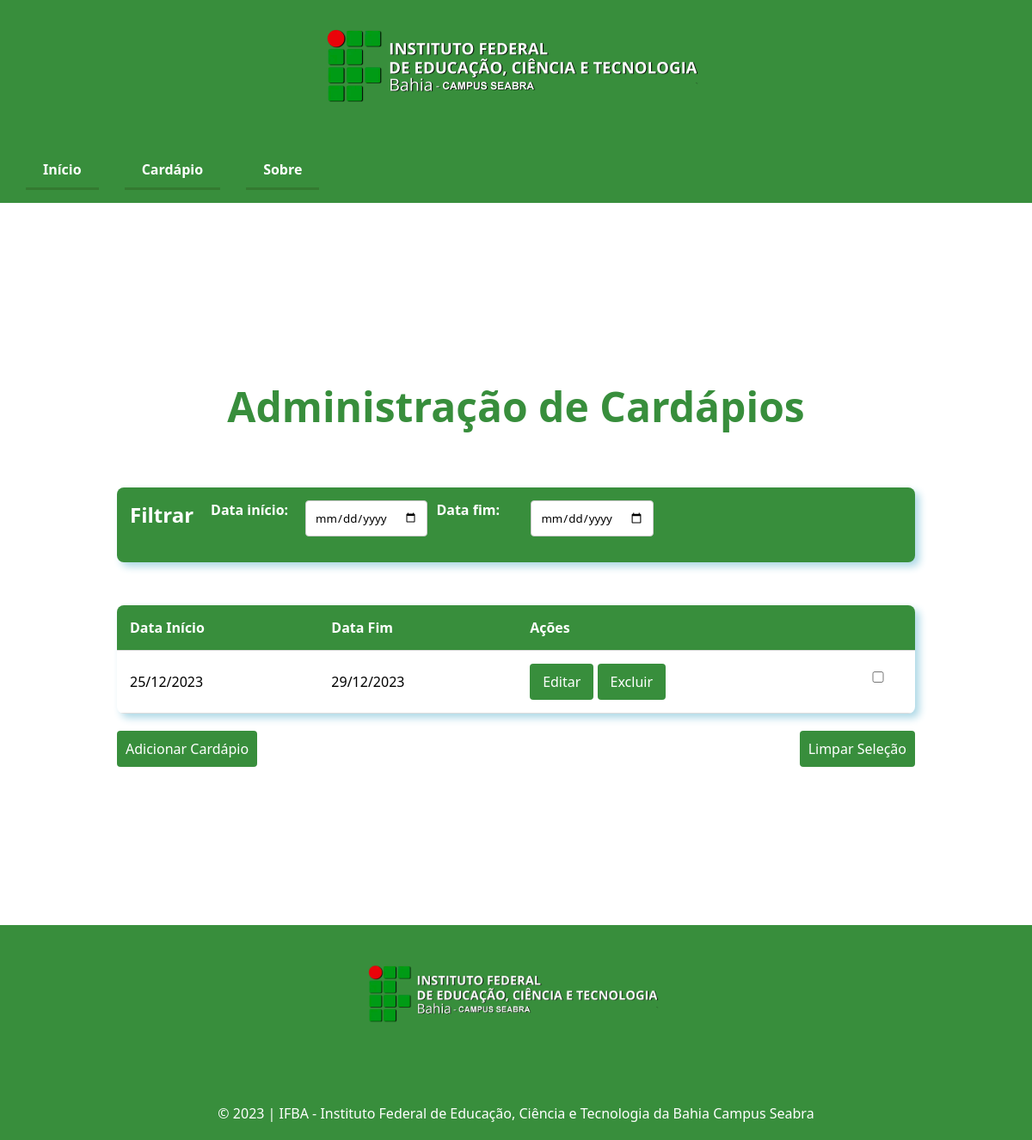
Before: /View/cardapio-admin.php with the older database file.
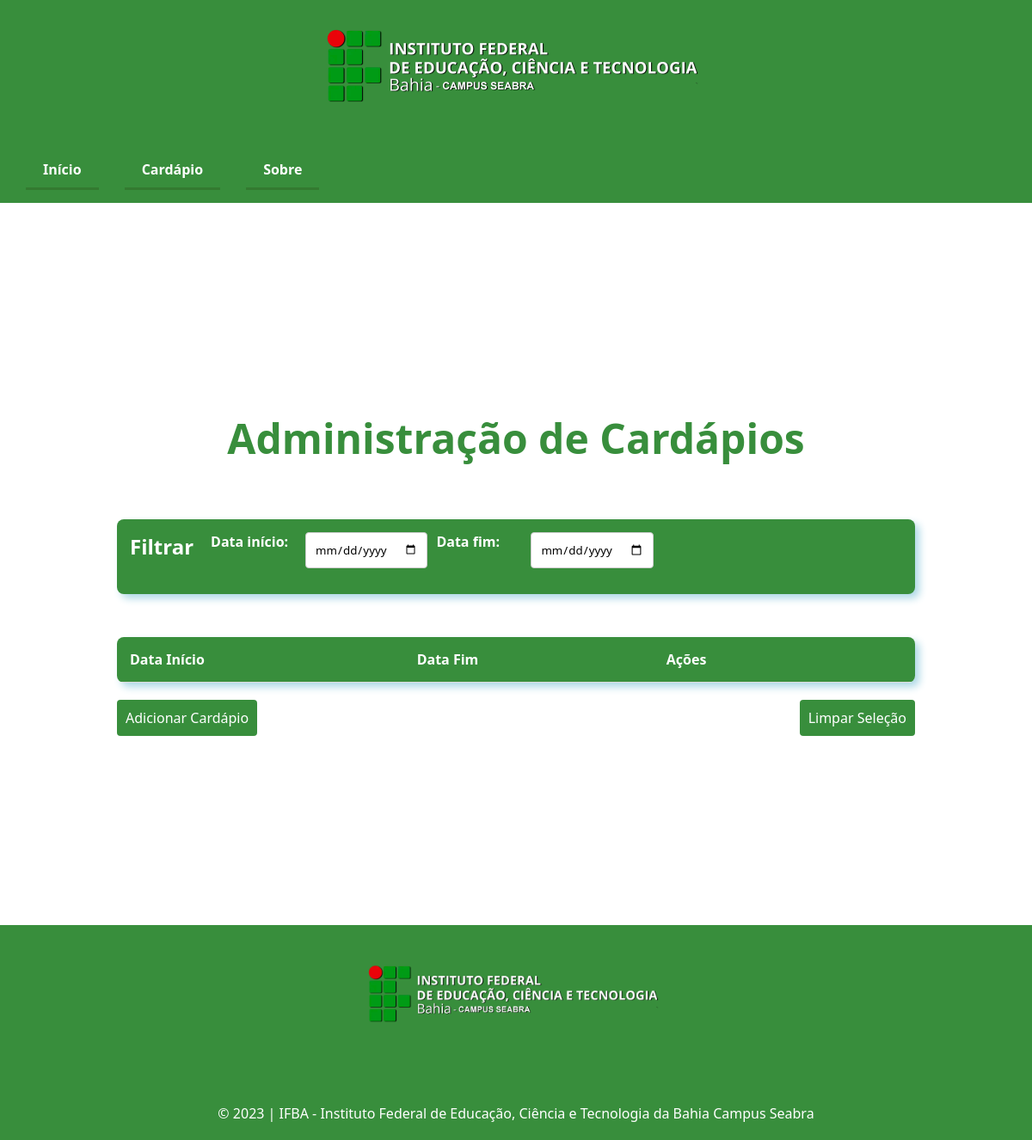
After: the same page with the newer database file.
### tables this page shows
CREATE TABLE `cardapio` (
  `id` int(11) NOT NULL,
  `data_refeicao` date NOT NULL,
  `dia` varchar(255) NOT NULL,
  `principal` varchar(255) NOT NULL,
  `acompanhamento` varchar(255) NOT NULL,
  `sobremesa` varchar(255) NOT NULL
);

### Controller/controller.php (called while the page is built, shortened)
<?php
    class LoginController {
        public function __construct() {
            $path = realpath(__DIR__ . "/..");
            require($path . "/Model/model.php");
            $this->model = new LoginModel();
        }
        public function getCardapio() : array {
            return $this->model->getCardapio();
        }
    }
?>

### Model/model.php (called while the page is built, shortened)
<?php
    class LoginModel {
        public function __construct() {
            require("connect.php");
            $this->conn = $conn;
        }
        public function getCardapio() : array {
            $sql = "SELECT *
            FROM cardapio
            WHERE data_refeicao >= (
                SELECT MAX(data_refeicao)
                FROM cardapio
                WHERE dia = 'segunda'
            ) AND data_refeicao <= DATE_ADD((
                SELECT MAX(data_refeicao)
                FROM cardapio
                WHERE dia = 'segunda'
            ), INTERVAL 4 DAY)
            ORDER BY data_refeicao;
            ";
            $result = $this->conn->query($sql);
            $index = 0;
            if ($result->num_rows > 0) {
                $cardapio = array();
                while ($row = $result->fetch_assoc()) {
                    $cardapio[$index] = array(
                        "dia" => $row['dia'],
                        "data" => $row['data_refeicao'],
                        "principal" => $row['principal'],
                        "acompanhamento" => $row['acompanhamento'],
                        "sobremesa" => $row['sobremesa']
                    );
                    $index++;
                }
                return $cardapio;
            } else {
                return array(null);
            }
        }
    }
?>

### View/cardapio-admin.php (the view, shortened to what this page needs)
<!DOCTYPE html>
<html lang="pt-br">
<head>
    <link rel="stylesheet" href="cardapio-admin.css">
</head>
<body>
    <?php include_once("process/navbar.php"); showNav("default"); ?>
    <div class="container">
        <h1>Administração de Cardápios</h1><br>
        <div class="filtro-container">
            <h2>Filtrar</h2>
            <div class="filtro-campos">
                <label class="label-data" for="filtro-data-inicio">Data início:</label>
                <input type="date" id="filtro-data-inicio" placeholder="Filtrar por Data Início">
                <label class="label-data" for="filtro-data-fim">Data fim:</label>
                <input type="date" id="filtro-data-fim" placeholder="Filtrar por Data Fim">
            </div>
        </div>
        <div class="cardapios">
            <table>
                <thead>
                    <tr>
                        <th>Data Início</th>
                        <th>Data Fim</th>
                        <th>Ações</th>
                        <th></th>
                    </tr>
                </thead>
                <tbody>
                    <?php
                        require("../Controller/controller.php");
                        $controller = new LoginController();
                        $cardapio = $controller->getCardapio();
                        if (sizeof($cardapio) > 0 && $cardapio[0] != null) {
                            $inicio_vig = date("d/m/Y", strtotime($cardapio[0]['data']));
                            $fim_vig = date("d/m/Y", strtotime($cardapio[sizeof($cardapio) - 1]['data']));
                            echo "
                            <tr>
                                <td>$inicio_vig</td>
                                <td>$fim_vig</td>
                                <td>
                                    <button onclick='editarCardapio()'>Editar</button>
                                    <button onclick='excluirCardapio()'>Excluir</button>
                                </td>
                                <td><input type='checkbox' name='selecao' value='1'></td>
                            </tr>";
                        }
                    ?>
                </tbody>
            </table>
            <div class="botoes-admin">
                <a href="cardapio-criar.php" class="botao-adicionar">Adicionar Cardápio</a>
                <button onclick="limparSelecao()">Limpar Seleção</button>
            </div>
        </div>
    </div>
    <footer>
        <div>
            <img src="../assets/1b1210fdf4454600bea220983da0cc63.png" alt="logo-ifba-seabra" class="logo" draggable="false">
        </div>
        <div class="copyright">
          <p>&copy; 2023 | IFBA - Instituto Federal de Educação, Ciência e Tecnologia da Bahia
            Campus Seabra</p>
        </div>
    </footer>
</body>
</html>

Changed rows visible on the page:
removed cardapio: data_refeicao "25/12/2023"
removed cardapio: data_refeicao "29/12/2023"
Other visible differences:
form field selecao: "☐" → (not shown)
text no longer shown: "Editar Excluir"
